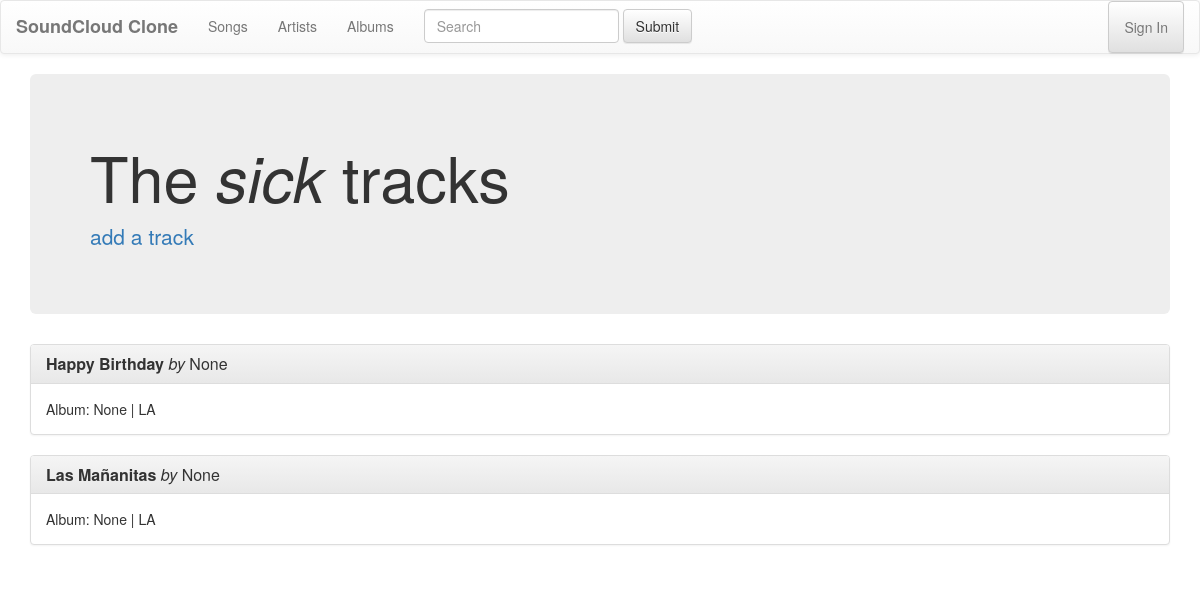
Before: /songs/ with the older database file.
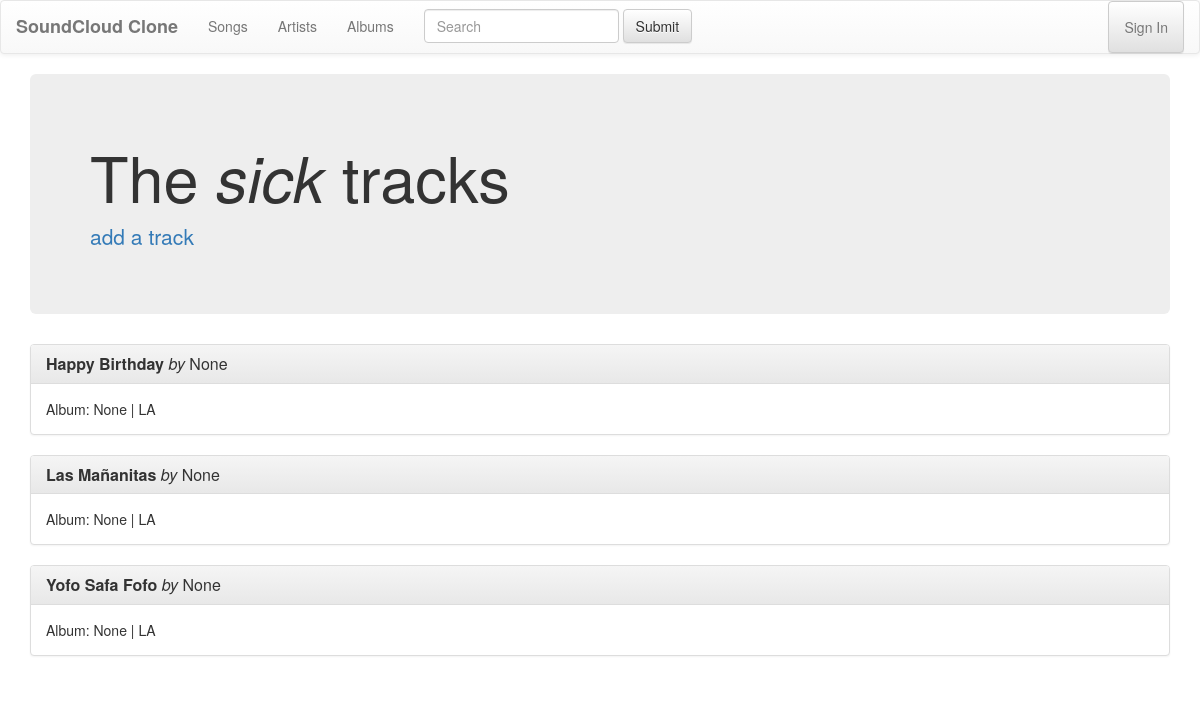
After: the same page with the newer database file.
### songs/models.py (models this page shows, shortened)
class Song(models.Model):
    track_id = models.AutoField(primary_key=True)
    track_name = models.CharField(max_length=128)
    track_album = models.ForeignKey(Album, on_delete=models.CASCADE, blank=True, null=True)
    track_artist = models.ForeignKey(Artist, on_delete=models.CASCADE, blank=True, null=True)
    track_genre = models.CharField(choices=GENRES, max_length=2)

### songs/views.py (the view)
def index(request):
    song_list = Song.objects.order_by('track_name')
    return render(request, 'songs_index.html', {'songs': song_list})

### songs/templates/songs_index.html (shortened to what this page needs)
{% extends "base.html" %}
{% block content %}
  <div class="jumbotron">
      <h1>The <em>sick</em> tracks</h1>
      <p><a href="{% url 'new_song' %}">add a track</a></p>
  </div>
  {% for song in songs %}
    <div class="panel panel-default">
      <div class="panel-heading">
        <h3 class="panel-title"><strong>{{ song.track_name}}</strong> <em>by</em> {{ song.track_artist}}</h3>
      </div>
      <div class="panel-body">
        Album: {{ song.track_album}} | {{ song.track_genre}}
      </div>
    </div>
  {% endfor %}
{% endblock %}

### templates/base.html (shortened to what this page needs)
<!DOCTYPE html>
<html>
  <head>
    <link rel="stylesheet" href="https://maxcdn.bootstrapcdn.com/bootstrap/3.3.7/css/bootstrap.min.css"
>
    <link rel="stylesheet" href="https://maxcdn.bootstrapcdn.com/bootstrap/3.3.7/css/bootstrap-theme.min.css"
>
  </head>
  <nav class="navbar navbar-default">
    <div class="container-fluid">
      <div class="navbar-header">
        <strong><a class="navbar-brand" href="{% url 'home' %}">SoundCloud Clone</a></strong>
      </div>
      <div class="collapse navbar-collapse" id="bs-example-navbar-collapse-1">
        <ul class="nav navbar-nav">
          <li><a href="{% url 'songs_index' %}">Songs</a></li>
          <li><a href="{% url 'artists_index' %}">Artists</a></li>
          <li><a href="{% url 'albums_index' %}">Albums</a></li>
        </ul>
        <form class="navbar-form navbar-left">
          <div class="form-group">
            <input type="text" class="form-control" placeholder="Search">
          </div>
          <button type="submit" class="btn btn-default">Submit</button>
        </form>
        <ul class="nav navbar-nav navbar-right">
          <li><a class="btn btn-default" href="#">Sign In</a></li>
        </ul>
      </div>
    </div>
  </nav>
  <body>
    <div class="container">
      {% block content %}{% endblock %}
    </div>
  </body>
</html>

Changed rows visible on the page:
added Song: track_name "Yofo Safa Fofo", track_artist "None", track_album "None", track_genre "LA"
